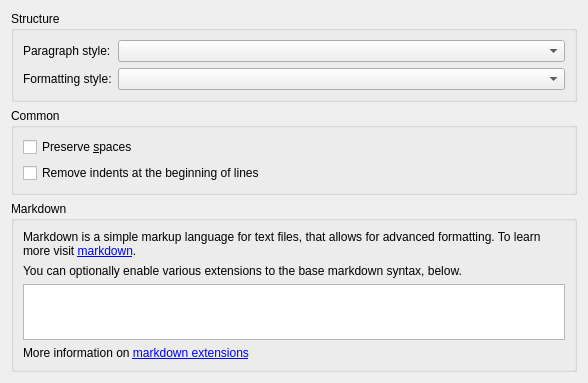
<?xml version="1.0" encoding="UTF-8"?>
<ui version="4.0">
 <class>Form</class>
 <widget class="QWidget" name="Form">
  <property name="geometry">
   <rect>
    <x>0</x>
    <y>0</y>
    <width>588</width>
    <height>378</height>
   </rect>
  </property>
  <property name="windowTitle">
   <string>Form</string>
  </property>
  <layout class="QVBoxLayout" name="verticalLayout_3">
   <item>
    <widget class="QGroupBox" name="groupBox_3">
     <property name="title">
      <string>Structure</string>
     </property>
     <layout class="QGridLayout" name="gridLayout">
      <item row="0" column="0">
       <widget class="QLabel" name="label_2">
        <property name="sizePolicy">
         <sizepolicy hsizetype="Minimum" vsizetype="Preferred">
          <horstretch>0</horstretch>
          <verstretch>0</verstretch>
         </sizepolicy>
        </property>
        <property name="text">
         <string>Paragraph style:</string>
        </property>
       </widget>
      </item>
      <item row="0" column="1">
       <widget class="QComboBox" name="opt_paragraph_type">
        <property name="sizePolicy">
         <sizepolicy hsizetype="Expanding" vsizetype="Fixed">
          <horstretch>0</horstretch>
          <verstretch>0</verstretch>
         </sizepolicy>
        </property>
       </widget>
      </item>
      <item row="1" column="0">
       <widget class="QLabel" name="label_3">
        <property name="sizePolicy">
         <sizepolicy hsizetype="Minimum" vsizetype="Preferred">
          <horstretch>0</horstretch>
          <verstretch>0</verstretch>
         </sizepolicy>
        </property>
        <property name="text">
         <string>Formatting style:</string>
        </property>
       </widget>
      </item>
      <item row="1" column="1">
       <widget class="QComboBox" name="opt_formatting_type">
        <property name="sizePolicy">
         <sizepolicy hsizetype="Expanding" vsizetype="Fixed">
          <horstretch>0</horstretch>
          <verstretch>0</verstretch>
         </sizepolicy>
        </property>
       </widget>
      </item>
     </layout>
    </widget>
   </item>
   <item>
    <widget class="QGroupBox" name="groupBox_2">
     <property name="title">
      <string>Common</string>
     </property>
     <layout class="QVBoxLayout" name="verticalLayout_2">
      <item>
       <widget class="QCheckBox" name="opt_preserve_spaces">
        <property name="text">
         <string>Preserve &amp;spaces</string>
        </property>
       </widget>
      </item>
      <item>
       <widget class="QCheckBox" name="opt_txt_in_remove_indents">
        <property name="text">
         <string>Remove indents at the beginning of lines</string>
        </property>
       </widget>
      </item>
     </layout>
    </widget>
   </item>
   <item>
    <widget class="QGroupBox" name="markdown_box">
     <property name="title">
      <string>Markdown</string>
     </property>
     <layout class="QVBoxLayout" name="verticalLayout">
      <item>
       <widget class="QLabel" name="label">
        <property name="text">
         <string>&lt;p&gt;Markdown is a simple markup language for text files, that allows for advanced formatting. To learn more visit &lt;a href=&quot;https://daringfireball.net/projects/markdown&quot;&gt;markdown&lt;/a&gt;.</string>
        </property>
        <property name="wordWrap">
         <bool>true</bool>
        </property>
        <property name="openExternalLinks">
         <bool>true</bool>
        </property>
       </widget>
      </item>
      <item>
       <widget class="QLabel" name="label_4">
        <property name="text">
         <string>You can optionally enable various extensions to the base markdown syntax, below.</string>
        </property>
       </widget>
      </item>
      <item>
       <widget class="QListWidget" name="opt_markdown_extensions"/>
      </item>
      <item>
       <widget class="QLabel" name="label_5">
        <property name="text">
         <string>More information on &lt;a href=&quot;https://pythonhosted.org/Markdown/extensions/index.html&quot;&gt;markdown extensions&lt;/a&gt;</string>
        </property>
        <property name="openExternalLinks">
         <bool>true</bool>
        </property>
       </widget>
      </item>
     </layout>
    </widget>
   </item>
  </layout>
 </widget>
 <resources/>
 <connections/>
</ui>
